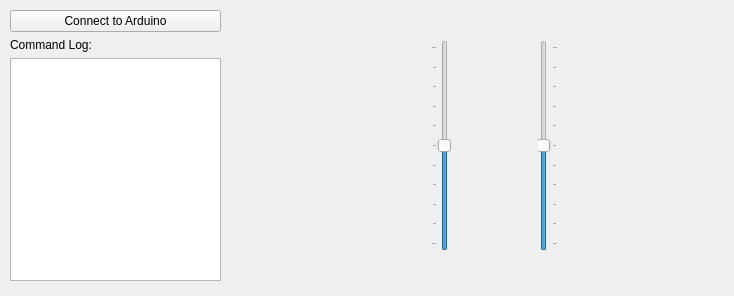
<?xml version="1.0" encoding="UTF-8"?>
<ui version="4.0">
 <class>MainWindow</class>
 <widget class="QMainWindow" name="MainWindow">
  <property name="geometry">
   <rect>
    <x>0</x>
    <y>0</y>
    <width>734</width>
    <height>296</height>
   </rect>
  </property>
  <property name="windowTitle">
   <string>MainWindow</string>
  </property>
  <widget class="QWidget" name="centralwidget">
   <widget class="QWidget" name="verticalLayoutWidget">
    <property name="geometry">
     <rect>
      <x>10</x>
      <y>10</y>
      <width>211</width>
      <height>271</height>
     </rect>
    </property>
    <layout class="QVBoxLayout" name="verticalLayout">
     <item>
      <widget class="QPushButton" name="connectBut">
       <property name="text">
        <string>Connect to Arduino</string>
       </property>
      </widget>
     </item>
     <item>
      <widget class="QLabel" name="label">
       <property name="text">
        <string>Command Log:</string>
       </property>
      </widget>
     </item>
     <item>
      <widget class="QPlainTextEdit" name="history"/>
     </item>
    </layout>
   </widget>
   <widget class="QWidget" name="horizontalLayoutWidget">
    <property name="geometry">
     <rect>
      <x>350</x>
      <y>40</y>
      <width>291</width>
      <height>211</height>
     </rect>
    </property>
    <layout class="QHBoxLayout" name="horizontalLayout">
     <item>
      <widget class="QSlider" name="leftSl">
       <property name="sizePolicy">
        <sizepolicy hsizetype="Fixed" vsizetype="Expanding">
         <horstretch>0</horstretch>
         <verstretch>0</verstretch>
        </sizepolicy>
       </property>
       <property name="font">
        <font>
         <weight>50</weight>
         <bold>false</bold>
        </font>
       </property>
       <property name="minimum">
        <number>-5</number>
       </property>
       <property name="maximum">
        <number>5</number>
       </property>
       <property name="orientation">
        <enum>Qt::Vertical</enum>
       </property>
       <property name="tickPosition">
        <enum>QSlider::TicksAbove</enum>
       </property>
       <property name="tickInterval">
        <number>1</number>
       </property>
      </widget>
     </item>
     <item>
      <widget class="QSlider" name="rightSl">
       <property name="sizePolicy">
        <sizepolicy hsizetype="Fixed" vsizetype="Expanding">
         <horstretch>0</horstretch>
         <verstretch>0</verstretch>
        </sizepolicy>
       </property>
       <property name="font">
        <font>
         <weight>50</weight>
         <bold>false</bold>
        </font>
       </property>
       <property name="minimum">
        <number>-5</number>
       </property>
       <property name="maximum">
        <number>5</number>
       </property>
       <property name="orientation">
        <enum>Qt::Vertical</enum>
       </property>
       <property name="tickPosition">
        <enum>QSlider::TicksBelow</enum>
       </property>
       <property name="tickInterval">
        <number>1</number>
       </property>
      </widget>
     </item>
    </layout>
   </widget>
   <zorder>verticalLayoutWidget</zorder>
   <zorder>history</zorder>
   <zorder>horizontalLayoutWidget</zorder>
  </widget>
  <action name="actionConnect_to_Arduino">
   <property name="text">
    <string>Connect to Arduino</string>
   </property>
  </action>
 </widget>
 <resources/>
 <connections/>
</ui>
